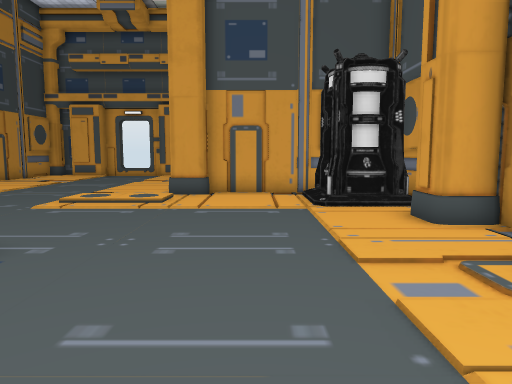
View 1 (above)

20 first-person views from a walk through a 3-D level made in the Unity game engine. The camera is 1.4 m above the floor, tilts 6° down and sees 70° across. The floor is counted in squares, 1 m on a side. Each view is taken from the middle of a square. On the plan, view 1 faces up. The plan holds only what a view shows up to about 16 squares ahead; the rest is blank. The player character is not drawn. Some surface patterns are stand-ins.

View 2
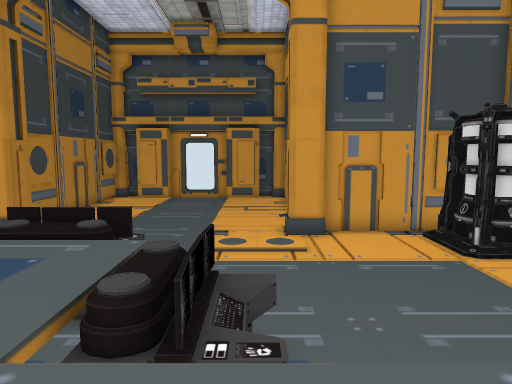

View 3
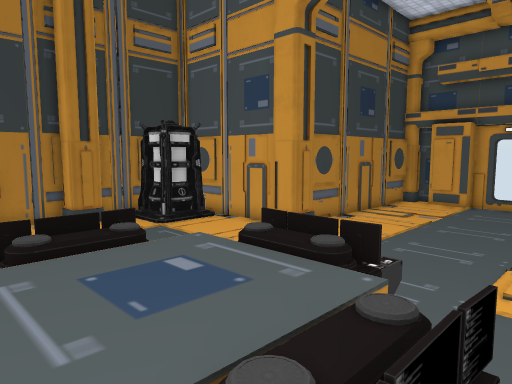

View 4
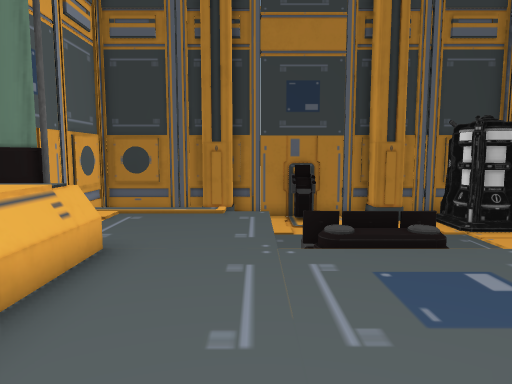

View 5
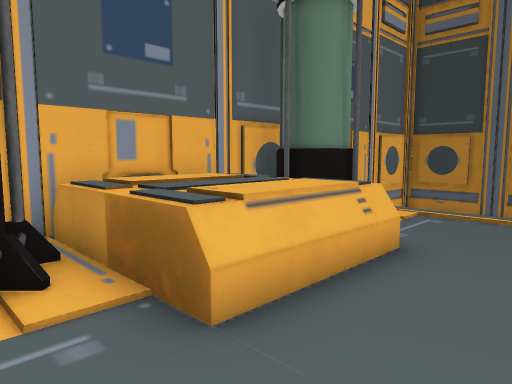

View 6
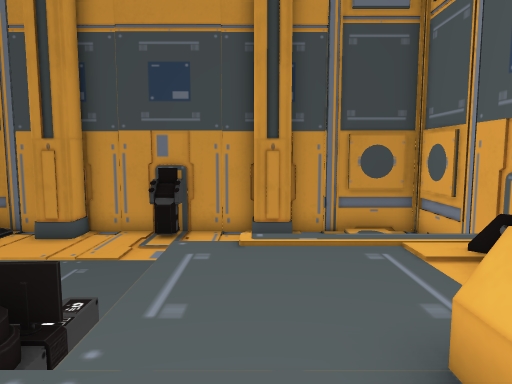

View 7
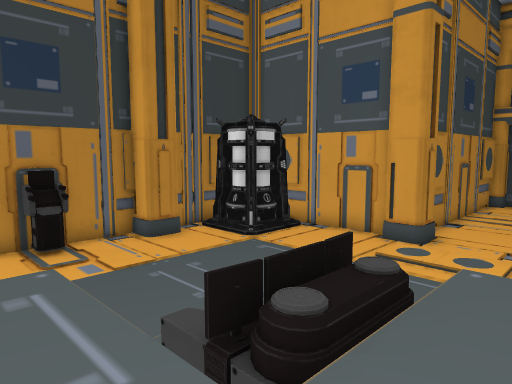

View 8
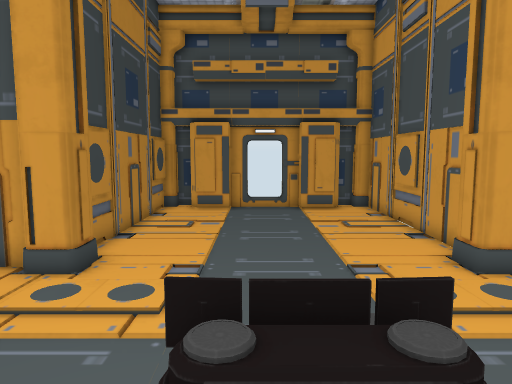

View 9
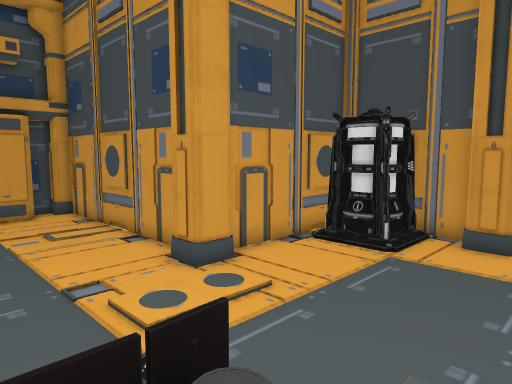

View 10
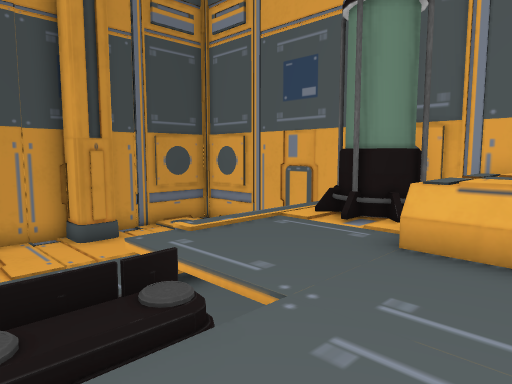

View 11
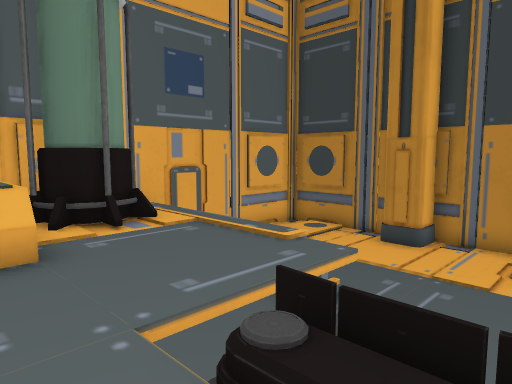

View 12
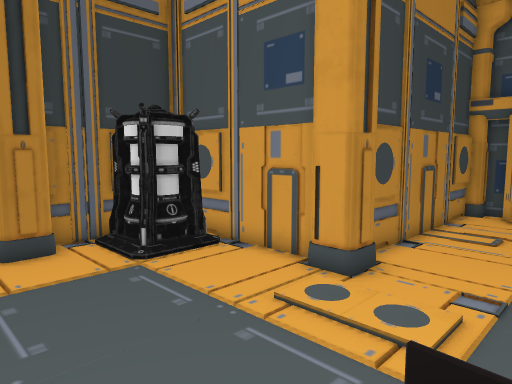

View 13
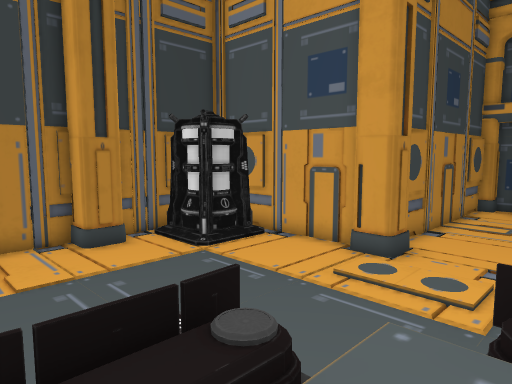

View 14
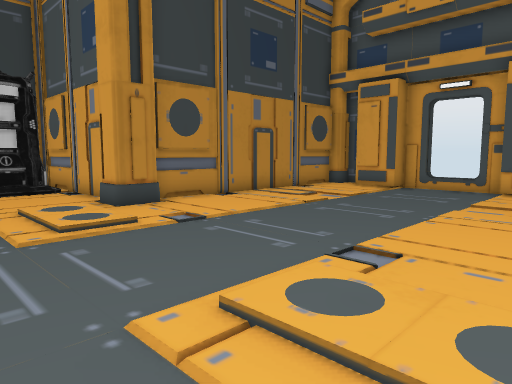

View 15
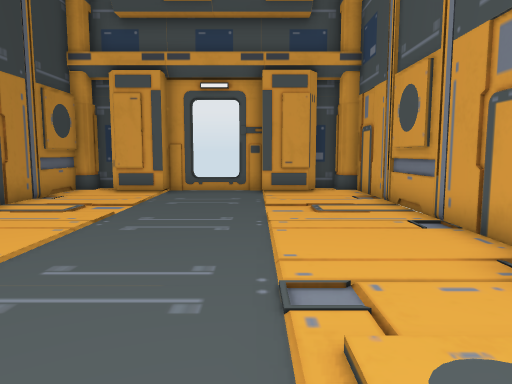

View 16
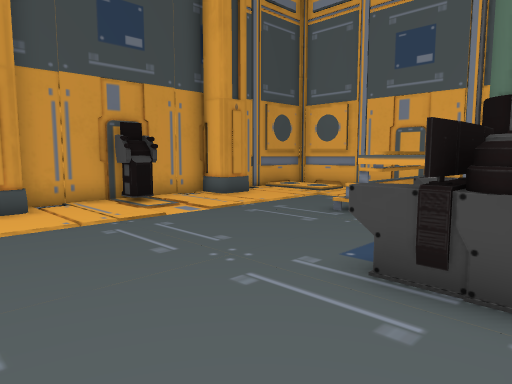

View 17
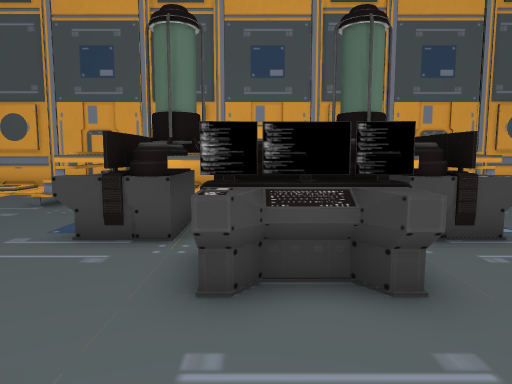

View 18
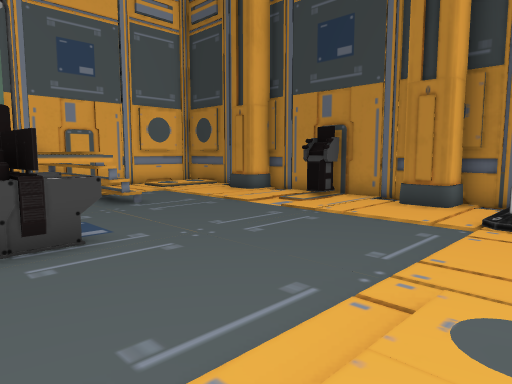

View 19
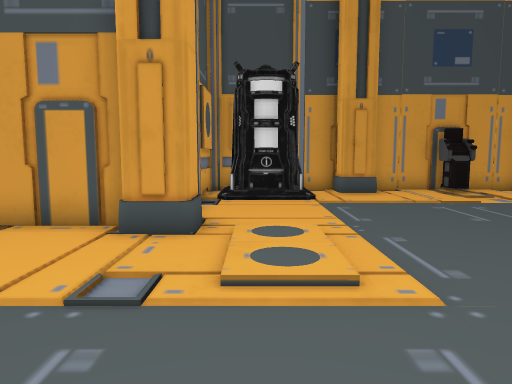

View 20
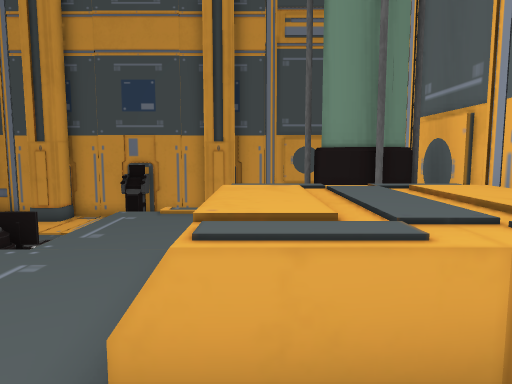

### Floor plan
Key: @ floor where view 1 was taken; # wall or solid block; . main floor; : floor 0.25 m higher than the main floor; + floor 1.25 m higher than the main floor; * floor 1.5 m higher than the main floor; / step, stairs or slope; = window, fence, low wall or low ledge; ^ raised ledge; C column; T terminal; O other object.
Columns run from 20 left of view 1 to 5 right of it. Each row starts with its distance up from view 1.
 23        #####O######
 22        #.###..###.#
 21        #..........#
 20        #..........#
 19        #..........#
 18        #..........#
 17        #..........#
 16        #..........#
 15        #..........#
 14        #..........#
 13 #######CC........CC#######
 12 #OOO...C/........CC...OO #
 11 # OO..../::....:::....OO #
 10 #OOO..../:/....:::....OOO#
  9 #......././..............#
  8 #C..........TT..........C#
  7 #C.........TTT..........C#
  6 # ..........**.......... #
  5 #........TT+++TTT........#
  4 #T.......T*++++TT.......T#
  3 #T.......TT++++TT........#
  2 #....../++++++++++/......#
  1 #C....//++++++++++//....C#
  0 #C....//+++====+++//@...C#
 -1 #.....//+++^^^^+++/ .....#
 -2 #/./..///OO^^^^OOO/  //./#
 -3 #:::.. /OOO^^^^OOO/  .:::#
 -4 #.....   OO ^^^#O       .#
 -5 ##########################

Positions as (right, up) in squares from view 1, and headings:
1: (0, 0), facing up
2: (-4, 0), facing up
3: (-4, 2), facing up-left
4: (-4, 2), facing left
5: (-4, 2), facing down-left
6: (-8, 1), facing right
7: (-8, 1), facing up-left
8: (-8, 4), facing up
9: (-8, 5), facing up-right
10: (-8, 5), facing down-right
11: (-8, 5), facing down-left
12: (-8, 5), facing up-left
13: (-8, 3), facing up-left
14: (-3, 8), facing up-left
15: (-6, 9), facing up
16: (-6, 9), facing down-right
17: (-7, 11), facing down
18: (-9, 11), facing down-left
19: (-9, 11), facing right
20: (-11, -1), facing right
